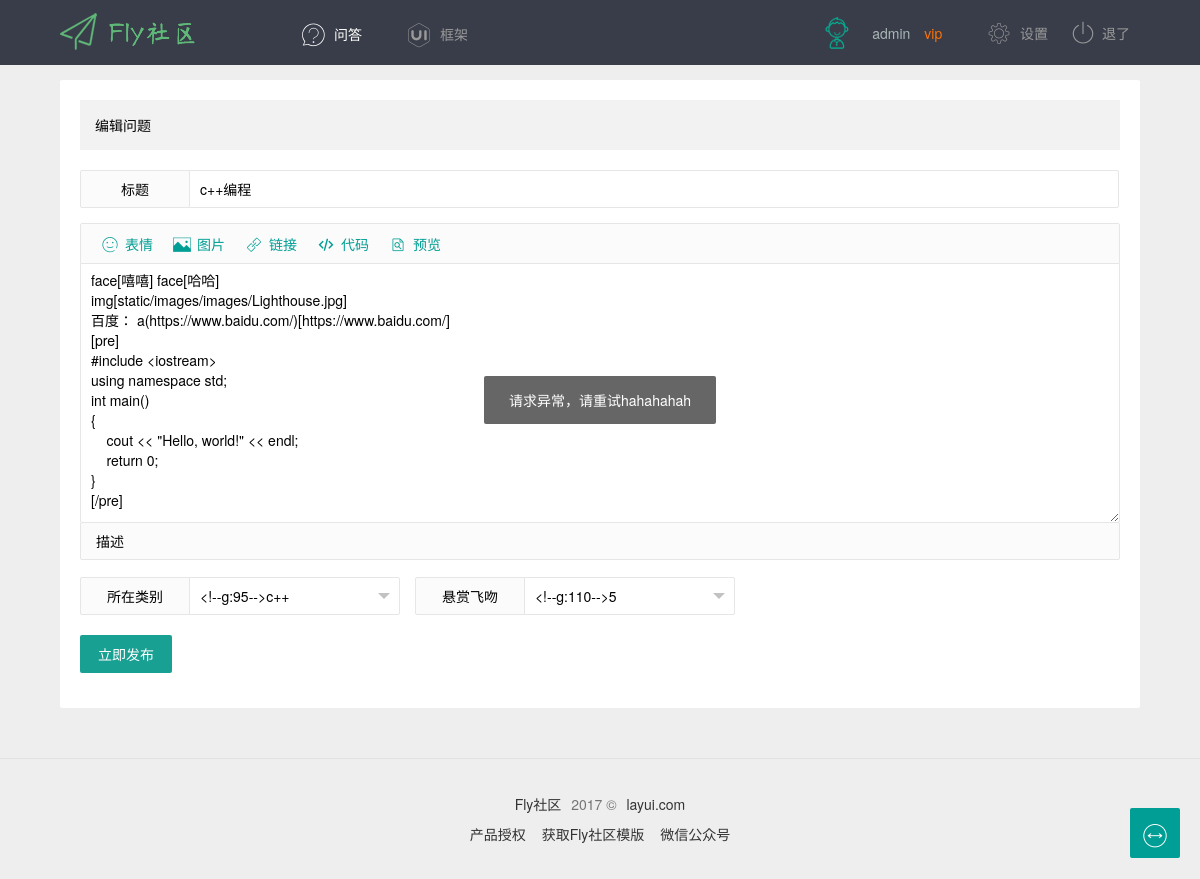
Screenshot of /jie/edit/1 (signed in) with the database file from the repository.
### myweb/models.py (models this page shows, shortened)
class Webuser(models.Model):#用户表
    id = models.AutoField(primary_key=True)  # ID
    user=models.OneToOneField(User)#user一对一
    avatar=models.ImageField(upload_to='avatar',blank=True,null=True,default='static/images/avatar/default.png')#头像
    score=models.IntegerField(default=0)#积分
    desc=models.TextField(blank=True,null=True)#签名
    city=models.TextField(max_length=50,blank=True,null=True)#城市
    sex=models.IntegerField(default=0)#0为男，1为女
    qq=models.TextField(max_length=12,blank=True,null=True)
    weibo=models.TextField(max_length=50,blank=True,null=True)
    collection=models.ManyToManyField('Article')#文章收藏，与文章多对多

class Article(models.Model):
    aid=models.AutoField(primary_key=True)
    title=models.CharField(max_length=50,default="这是标题")#文章标题
    content=models.TextField()#正文
    creator=models.ForeignKey(Webuser,default=None)#作者
    pubTime=models.DateTimeField(auto_now_add=True)#发布时间
    parentID=models.ForeignKey('self',default=0)#父贴。0表示为文章，否则为回复
    score=models.IntegerField(default=0,null=True)#帖子悬赏积分
    attach=models.ForeignKey(Attachment,null=True)#帖子附加信息
    Article_Category = models.ManyToManyField('Category')#文章目录

### myweb/views.py (the view, shortened to what this page needs)
# urls.py: url(r'^jie/edit/(.+)$', myview.jieedit, name='jieedit'),#文章编辑
def jieedit(request,aid):#文章修改，aid为文章标识
    webuser = Webuser.objects.get(user_id=request.user.id)
    if aid != '0':#跳转文章编辑页面
        article = Article.objects.get(aid=aid)
        category = Category.objects.all()#分类列表
        category_id=article.Article_Category.all().values('cid')#文章分类
        return render(request, 'website/jie/edit.html',{'webuser':webuser, 'article': article,'category':category})

### myweb/templates/website/jie/edit.html (shortened to what this page needs)
{% extends "base.html"%}
  {% load static %}
{% block content%}
<div class="main layui-clear">
  <div class="fly-panel" pad20>
    <h2 class="page-title">编辑问题</h2>
    <div class="layui-form layui-form-pane">
      <form action="0"  method="post" >
        <div class="layui-form-item">
          <label for="L_title" class="layui-form-label">标题</label>
          <div class="layui-input-block">
            <input type="text" id="L_title" name="title" value="{{ article.title }}" required lay-verify="required" autocomplete="off" class="layui-input">
          </div>
        </div>
        <div class="layui-form-item layui-form-text">
          <div class="layui-input-block">
            <textarea id="L_content" name="content" required lay-verify="required" placeholder="请输入内容" class="layui-textarea fly-editor" style="height: 260px;">{{ article.content }}</textarea>
          </div>
          <label for="L_content" class="layui-form-label" style="top: -2px;">描述</label>
        </div>
        <div class="layui-form-item">
          <div class="layui-inline">
            <label class="layui-form-label">所在类别</label>
            <div class="layui-input-block">
            </div>
          </div>
          <div class="layui-inline">
            <label class="layui-form-label">悬赏飞吻</label>
            <div class="layui-input-block">
            </div>
          </div>
        </div>
        <div class="layui-form-item">
          <button class="layui-btn" lay-filter="ar" lay-submit>立即发布</button>
        </div>
      </form>
    </div>
  </div>
</div>
{% endblock %}

### templates/base.html (shortened to what this page needs)
  {% load static %}
<!DOCTYPE html>
<html lang="en">
<head>
  <link rel="stylesheet" href="{% static 'layui/css/layui.css' %}">
  <link rel="stylesheet" href="{% static  'css/global.css' %}">
  <link rel="stylesheet" data-href="{% static  'css/full.css' %}" class="fly-style" id="style">
</head>
<body>
<div class="header">
  <div class="main">
    <a class="logo" href="/" title="Fly">Fly社区</a>
    <div class="nav">
      <a class="nav-this" href="{% url 'jieindex' 1 %}">
        <i class="iconfont icon-wenda"></i>问答
      </a>
      <a href="http://www.layui.com/" target="_blank">
        <i class="iconfont icon-ui"></i>框架
      </a>
    </div>
    <div class="nav-user">
{% if request.user.is_authenticated %}
      <a class="avatar" href="{% url 'userhome' request.user.id %}">
        <img src="/{{ webuser.avatar }}">
        <cite>{{ request.user.username}}</cite>
        <i>vip</i>
      </a>
      <div class="nav">
        <a href="{% url 'userset' %}"><i class="iconfont icon-shezhi"></i>设置</a>
        <a href="{% url 'userlogout' %}"><i class="iconfont icon-tuichu" style="top: 0; font-size: 22px;"></i>退了</a>
      </div>
        {% endif %}
    </div>
  </div>
</div>
{% block content %}{% endblock %}
<div class="footer">
  <p><a href="http://fly.layui.com/">Fly社区</a> 2017 &copy; <a href="http://www.layui.com/">layui.com</a></p>
  <p>
    <a href="http://fly.layui.com/auth/get" target="_blank">产品授权</a>
    <a href="http://fly.layui.com/jie/8157.html" target="_blank">获取Fly社区模版</a>
    <a href="http://fly.layui.com/jie/2461.html" target="_blank">微信公众号</a>
  </p>
</div>
</body>
</html>

### static/layui/css/layui.css (style rules this page uses)
.layui-laypage a,a { text-decoration:none }
.layui-btn,.layui-inline,img { vertical-align:middle }
.layui-btn,.layui-unselect { -webkit-user-select:none;-ms-user-select:none;-moz-user-select:none }
.layui-btn,.layui-tree li i,.layui-unselect { -moz-user-select:none }
blockquote,body,button,dd,div,dl,dt,form,h1,h2,h3,h4,h5,h6,input,li,ol,p,pre,td,textarea,th,ul { margin:0;padding:0;-webkit-tap-highlight-color:rgba(0,0,0,0) }
img { display:inline-block;border:none }
h1,h2,h3 { font-size:14px;font-weight:400 }
button,input,optgroup,option,select,textarea { font-family:inherit;font-size:inherit;font-style:inherit;font-weight:inherit;outline:0 }
body { line-height:24px;font:14px Helvetica Neue,Helvetica,PingFang SC,\5FAE\8F6F\96C5\9ED1,Tahoma,Arial,sans-serif }
a { color:#333 }
a cite { font-style:normal;*cursor:pointer }
.layui-clear { clear:both;*zoom:1 }
.layui-clear:after { content:'\20';clear:both;*zoom:1;display:block;height:0 }
.layui-inline { position:relative;display:inline-block;*display:inline;*zoom:1 }
.layui-btn,.layui-input,.layui-select,.layui-textarea,.layui-upload-button { outline:0;-webkit-transition:border-color .3s cubic-bezier(.65,.05,.35,.5);transition:border-color .3s cubic-bezier(.65,.05,.35,.5);-webkit-box-sizing:border-box!important;-moz-box-sizing:border-box!important;box-sizing:border-box!important }
.layui-btn { display:inline-block;height:38px;line-height:38px;padding:0 18px;background-color:#009688;color:#fff;white-space:nowrap;text-align:center;font-size:14px;border:none;border-radius:2px;cursor:pointer;opacity:.9;filter:alpha(opacity=90) }
.layui-input,.layui-select,.layui-textarea { height:38px;line-height:38px;line-height:36px\9;border:1px solid #e6e6e6;background-color:#fff;border-radius:2px }
.layui-form-label,.layui-form-mid,.layui-textarea { line-height:20px;position:relative }
.layui-input,.layui-textarea { display:block;width:100%;padding-left:10px }
.layui-textarea { min-height:100px;height:auto;padding:6px 10px;resize:vertical }
.layui-form-item { margin-bottom:15px;clear:both;*zoom:1 }
.layui-form-item:after { content:'\20';clear:both;*zoom:1;display:block;height:0 }
.layui-form-label { float:left;display:block;padding:9px 15px;width:80px;font-weight:400;text-align:right }
.layui-form-item .layui-inline { margin-bottom:5px;margin-right:10px }
.layui-input-block,.layui-input-inline { position:relative }
.layui-input-block { margin-left:110px;min-height:36px }
.layui-form-pane .layui-form-label { width:110px;padding:8px 15px;height:38px;line-height:20px;border:1px solid #e6e6e6;border-radius:2px 0 0 2px;text-align:center;background-color:#FBFBFB;overflow:hidden;white-space:nowrap;text-overflow:ellipsis;-webkit-box-sizing:border-box!important;-moz-box-sizing:border-box!important;box-sizing:border-box!important }
.layui-form-pane .layui-input-block { margin-left:110px;left:-1px }
.layui-form-pane .layui-input { border-radius:0 2px 2px 0 }
.layui-form-pane .layui-form-text .layui-form-label { float:none;width:100%;border-right:1px solid #e6e6e6;border-radius:2px;-webkit-box-sizing:border-box!important;-moz-box-sizing:border-box!important;box-sizing:border-box!important;text-align:left }
.layui-form-pane .layui-form-text .layui-input-block { margin:0;left:0;top:-1px }
.layui-form-pane .layui-form-text .layui-textarea { min-height:100px;border-radius:0 0 2px 2px }

### rows the page displays
Webuser: avatar (placeholder picture)
Article: title "c++编程", content "face[嘻嘻] face[哈哈] img[static/images/images/Lighthouse.jpg] 百度： a(https://www.baidu.com/)[https://www.baidu.com/] [pre] #include <iostream> using namespace std; int main() { cout << \"Hello, world!\" << endl; return 0; } [/pre]"

### other values shown
{{ request.user.username }} "admin"
